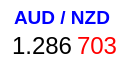
     <widget class="QWidget" name="widget1_20" native="true">
      <property name="geometry">
       <rect>
        <x>430</x>
        <y>290</y>
        <width>137</width>
        <height>68</height>
       </rect>
      </property>
      <property name="styleSheet">
       <string notr="true">background-color: rgb(255, 255, 255);
border-radius: 10px
</string>
      </property>
      <widget class="QLabel" name="labelAUDNZD1">
       <property name="geometry">
        <rect>
         <x>14</x>
         <y>2</y>
         <width>111</width>
         <height>31</height>
        </rect>
       </property>
       <property name="font">
        <font>
         <pointsize>14</pointsize>
         <weight>75</weight>
         <bold>true</bold>
        </font>
       </property>
       <property name="styleSheet">
        <string notr="true">color: rgb(0, 0, 255);
</string>
       </property>
       <property name="text">
        <string>AUD / NZD</string>
       </property>
      </widget>
      <widget class="QLabel" name="labelAUDNZD2">
       <property name="geometry">
        <rect>
         <x>12</x>
         <y>30</y>
         <width>61</width>
         <height>31</height>
        </rect>
       </property>
       <property name="font">
        <font>
         <pointsize>18</pointsize>
        </font>
       </property>
       <property name="styleSheet">
        <string notr="true"/>
       </property>
       <property name="text">
        <string>1.286</string>
       </property>
      </widget>
      <widget class="QLabel" name="labelAUDNZD3">
       <property name="geometry">
        <rect>
         <x>77</x>
         <y>30</y>
         <width>41</width>
         <height>31</height>
        </rect>
       </property>
       <property name="font">
        <font>
         <pointsize>18</pointsize>
        </font>
       </property>
       <property name="styleSheet">
        <string notr="true">color: rgb(255, 0, 0);
</string>
       </property>
       <property name="text">
        <string>703</string>
       </property>
      </widget>
     </widget>
